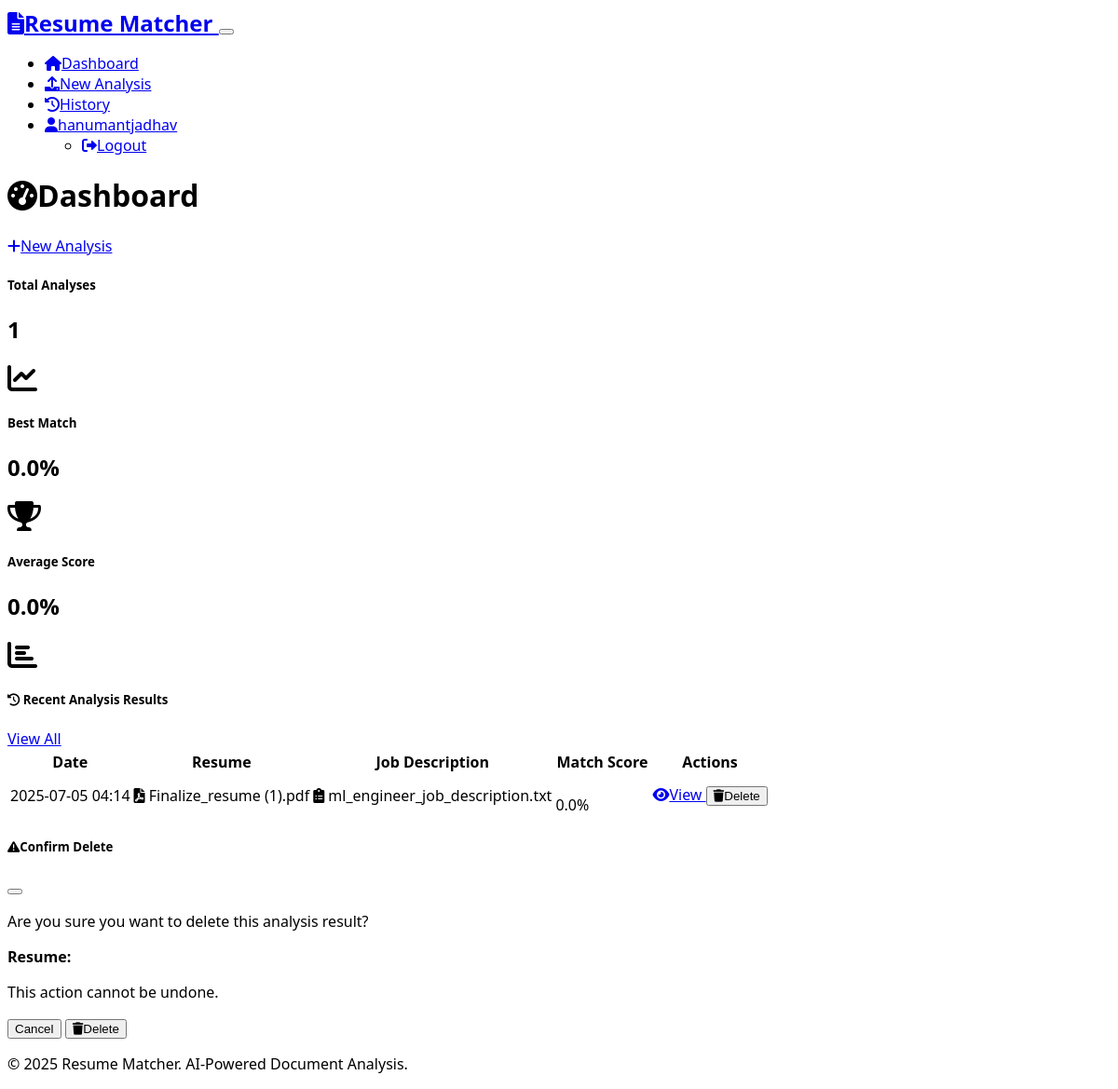
The page /dashboard (signed in) on the database as committed earlier.
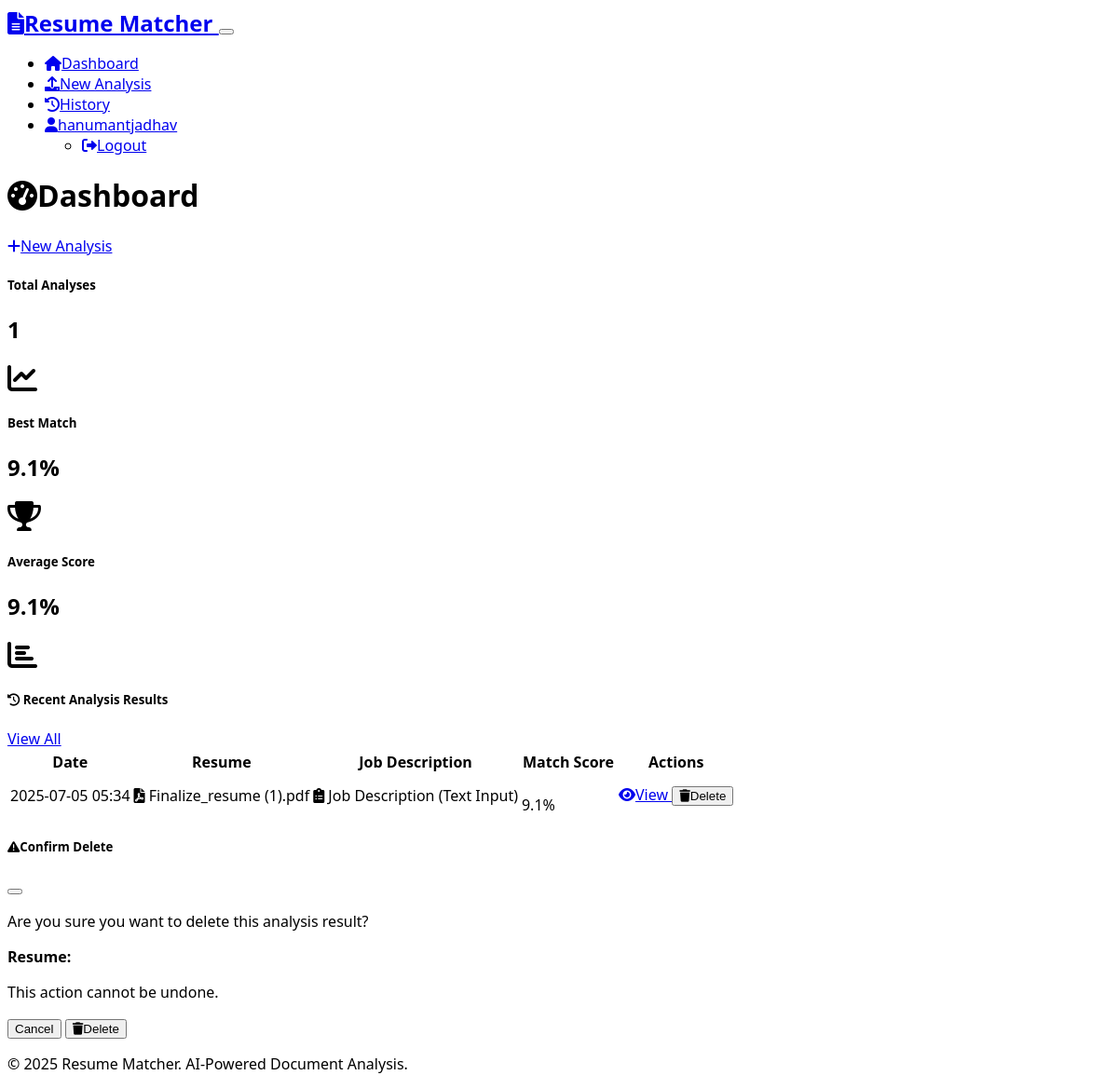
The same page on the database as committed later.
### models.py (models this page shows)
class User(UserMixin, db.Model):
    id = db.Column(db.Integer, primary_key=True)
    username = db.Column(db.String(64), unique=True, nullable=False)
    email = db.Column(db.String(120), unique=True, nullable=False)
    password_hash = db.Column(db.String(256), nullable=False)
    created_at = db.Column(db.DateTime, default=datetime.utcnow)
    match_results = db.relationship('MatchResult', backref='user', lazy=True, cascade='all, delete-orphan')

class MatchResult(db.Model):
    id = db.Column(db.Integer, primary_key=True)
    user_id = db.Column(db.Integer, db.ForeignKey('user.id'), nullable=False)
    resume_filename = db.Column(db.String(255), nullable=False)
    job_description_filename = db.Column(db.String(255), nullable=False)
    match_score = db.Column(db.Float, nullable=False)
    resume_keywords = db.Column(db.Text)  # JSON string
    job_keywords = db.Column(db.Text)  # JSON string
    suggestions = db.Column(db.Text)  # JSON string
    created_at = db.Column(db.DateTime, default=datetime.utcnow)

### routes.py (the view)
@app.route('/dashboard')
@login_required
def dashboard():
    recent_results = MatchResult.query.filter_by(user_id=current_user.id)\
                                    .order_by(MatchResult.created_at.desc())\
                                    .limit(5).all()
    return render_template('dashboard.html', recent_results=recent_results)

### app.py (called while the page is built)
@login_manager.user_loader
def load_user(user_id):
    from models import User
    return User.query.get(int(user_id))

### templates/dashboard.html (shortened to what this page needs)
{% extends "base.html" %}
{% block content %}
<div class="row">
    <div class="col-12">
        <div class="d-flex justify-content-between align-items-center mb-4">
            <h1><i class="fas fa-tachometer-alt me-2"></i>Dashboard</h1>
            <a href="{{ url_for('upload_files') }}" class="btn btn-primary">
                <i class="fas fa-plus me-1"></i>New Analysis
            </a>
        </div>
    </div>
</div>
<div class="row mb-4">
    <div class="col-md-4">
        <div class="card bg-primary text-white">
            <div class="card-body">
                <div class="d-flex align-items-center">
                    <div class="flex-grow-1">
                        <h5 class="card-title">Total Analyses</h5>
                        <h2 class="mb-0">{{ recent_results|length if show_all else recent_results|length }}</h2>
                    </div>
                    <div class="ms-3">
                        <i class="fas fa-chart-line fa-2x"></i>
                    </div>
                </div>
            </div>
        </div>
    </div>
    <div class="col-md-4">
        <div class="card bg-success text-white">
            <div class="card-body">
                <div class="d-flex align-items-center">
                    <div class="flex-grow-1">
                        <h5 class="card-title">Best Match</h5>
                        <h2 class="mb-0">
                            {% if recent_results %}
                                {{ "%.1f"|format(recent_results|map(attribute='match_score')|max) }}%
                            {% else %}
                                0%
                            {% endif %}
                        </h2>
                    </div>
                    <div class="ms-3">
                        <i class="fas fa-trophy fa-2x"></i>
                    </div>
                </div>
            </div>
        </div>
    </div>
    <div class="col-md-4">
        <div class="card bg-info text-white">
            <div class="card-body">
                <div class="d-flex align-items-center">
                    <div class="flex-grow-1">
                        <h5 class="card-title">Average Score</h5>
                        <h2 class="mb-0">
                            {% if recent_results %}
                                {{ "%.1f"|format(recent_results|map(attribute='match_score')|sum / recent_results|length) }}%
                            {% else %}
                                0%
                            {% endif %}
                        </h2>
                    </div>
                    <div class="ms-3">
                        <i class="fas fa-chart-bar fa-2x"></i>
                    </div>
                </div>
            </div>
        </div>
    </div>
</div>
<div class="row">
    <div class="col-12">
        <div class="card">
            <div class="card-header d-flex justify-content-between align-items-center">
                <h5 class="mb-0">
                    <i class="fas fa-history me-2"></i>
                    {% if show_all %}All Analysis Results{% else %}Recent Analysis Results{% endif %}
                </h5>
                {% if not show_all and recent_results|length > 0 %}
                    <a href="{{ url_for('view_history') }}" class="btn btn-outline-secondary btn-sm">View All</a>
                {% endif %}
            </div>
            <div class="card-body">
                {% if recent_results %}
                    <div class="table-responsive">
                        <table class="table table-hover">
                            <thead>
                                <tr>
                                    <th>Date</th>
                                    <th>Resume</th>
                                    <th>Job Description</th>
                                    <th>Match Score</th>
                                    <th>Actions</th>
                                </tr>
                            </thead>
                            <tbody>
                                {% for result in recent_results %}
                                <tr>
                                    <td>{{ result.created_at.strftime('%Y-%m-%d %H:%M') }}</td>
                                    <td>
                                        <i class="fas fa-file-pdf text-danger me-1"></i>
                                        {{ result.resume_filename }}
                                    </td>
                                    <td>
                                        <i class="fas fa-clipboard-list text-info me-1"></i>
                                        {% if result.job_description_filename == "Direct Input" %}
                                            Job Description (Text Input)
                                        {% else %}
                                            {{ result.job_description_filename }}
                                        {% endif %}
                                    </td>
                                    <td>
                                        <div class="d-flex align-items-center">
                                            <div class="progress me-2" style="width: 100px; height: 20px;">
                                            </div>
                                            <span class="fw-bold">{{ "%.1f"|format(result.match_score) }}%</span>
                                        </div>
                                    </td>
                                    <td>
                                        <div class="btn-group" role="group">
                                            <a href="{{ url_for('view_results', result_id=result.id) }}"
                                               class="btn btn-outline-primary btn-sm">
                                                <i class="fas fa-eye me-1"></i>View
                                            </a>
                                            <button type="button" class="btn btn-outline-danger btn-sm"
                                                    onclick="deleteResult({{ result.id }}, '{{ result.resume_filename }}')">
                                                <i class="fas fa-trash me-1"></i>Delete
                                            </button>
                                        </div>
                                    </td>
                                </tr>
                                {% endfor %}
                            </tbody>
                        </table>
                    </div>
                {% endif %}
            </div>
        </div>
    </div>
</div>
<div class="modal fade" id="deleteModal" tabindex="-1" aria-labelledby="deleteModalLabel" aria-hidden="true">
    <div class="modal-dialog">
        <div class="modal-content">
            <div class="modal-header">
                <h5 class="modal-title" id="deleteModalLabel">
                    <i class="fas fa-exclamation-triangle text-warning me-2"></i>Confirm Delete
                </h5>
                <button type="button" class="btn-close" data-bs-dismiss="modal" aria-label="Close"></button>
            </div>
            <div class="modal-body">
                <p>Are you sure you want to delete this analysis result?</p>
                <p><strong>Resume:</strong> </p>
                <p class="text-muted small">This action cannot be undone.</p>
            </div>
            <div class="modal-footer">
                <button type="button" class="btn btn-secondary" data-bs-dismiss="modal">Cancel</button>
                <form id="deleteForm" method="POST" style="display: inline;">
                    <button type="submit" class="btn btn-danger">
                        <i class="fas fa-trash me-1"></i>Delete
                    </button>
                </form>
            </div>
        </div>
    </div>
</div>
{% endblock %}

### templates/base.html (shortened to what this page needs)
<!DOCTYPE html>
<html lang="en" data-bs-theme="dark">
<head>
    <link href="https://cdn.replit.com/agent/bootstrap-agent-dark-theme.min.css" rel="stylesheet">
    <link rel="stylesheet" href="https://cdnjs.cloudflare.com/ajax/libs/font-awesome/6.0.0/css/all.min.css">
    <link rel="stylesheet" href="{{ url_for('static', filename='css/style.css') }}">
</head>
<body>
    <nav class="navbar navbar-expand-lg navbar-dark bg-dark">
        <div class="container">
            <a class="navbar-brand" href="{{ url_for('dashboard') if current_user.is_authenticated else url_for('login') }}">
                <i class="fas fa-file-alt me-2"></i>Resume Matcher
            </a>
            <button class="navbar-toggler" type="button" data-bs-toggle="collapse" data-bs-target="#navbarNav">
            </button>
            <div class="collapse navbar-collapse" id="navbarNav">
                <ul class="navbar-nav ms-auto">
                    {% if current_user.is_authenticated %}
                        <li class="nav-item">
                            <a class="nav-link" href="{{ url_for('dashboard') }}">
                                <i class="fas fa-home me-1"></i>Dashboard
                            </a>
                        </li>
                        <li class="nav-item">
                            <a class="nav-link" href="{{ url_for('upload_files') }}">
                                <i class="fas fa-upload me-1"></i>New Analysis
                            </a>
                        </li>
                        <li class="nav-item">
                            <a class="nav-link" href="{{ url_for('view_history') }}">
                                <i class="fas fa-history me-1"></i>History
                            </a>
                        </li>
                        <li class="nav-item dropdown">
                            <a class="nav-link dropdown-toggle" href="#" role="button" data-bs-toggle="dropdown">
                                <i class="fas fa-user me-1"></i>{{ current_user.username }}
                            </a>
                            <ul class="dropdown-menu">
                                <li><a class="dropdown-item" href="{{ url_for('logout') }}">
                                    <i class="fas fa-sign-out-alt me-1"></i>Logout
                                </a></li>
                            </ul>
                        </li>
                    {% endif %}
                </ul>
            </div>
        </div>
    </nav>
    <main class="container mt-4">
        {% block content %}{% endblock %}
    </main>
    <footer class="bg-dark text-light mt-5 py-4">
        <div class="container text-center">
            <p>&copy; 2025 Resume Matcher. AI-Powered Document Analysis.</p>
        </div>
    </footer>
</body>
</html>

### static/css/style.css (style rules this page uses)
body { font-family: 'Segoe UI', Tahoma, Geneva, Verdana, sans-serif; }
.progress { border-radius: 10px; overflow: hidden; }
.card { transition: transform 0.2s ease, box-shadow 0.2s ease; }
.navbar-brand { font-weight: 600; font-size: 1.5rem; }
.btn { transition: all 0.2s ease; }
footer { margin-top: auto; }
[data-bs-theme="dark"] .card { background-color: var(--bs-dark); border-color: var(--bs-gray-700); }

Rows that differ between the two databases and show on the page:
removed MatchResult: created_at "2025-07-05 04:14", resume_filename "Finalize_resume (1).pdf", job_description_filename "ml_engineer_job_description.txt", match_score "0.0"
added MatchResult: created_at "2025-07-05 05:34", resume_filename "Finalize_resume (1).pdf", job_description_filename "Job Description (Text Input)", match_score "9.1"
Other text that changed with them:
{{ "%.1f"|format(recent_results|map(attribute='match_score')|max) }}: "0.0" → "9.1"
text no longer shown: "0.0"
text now shown: "9.1"
